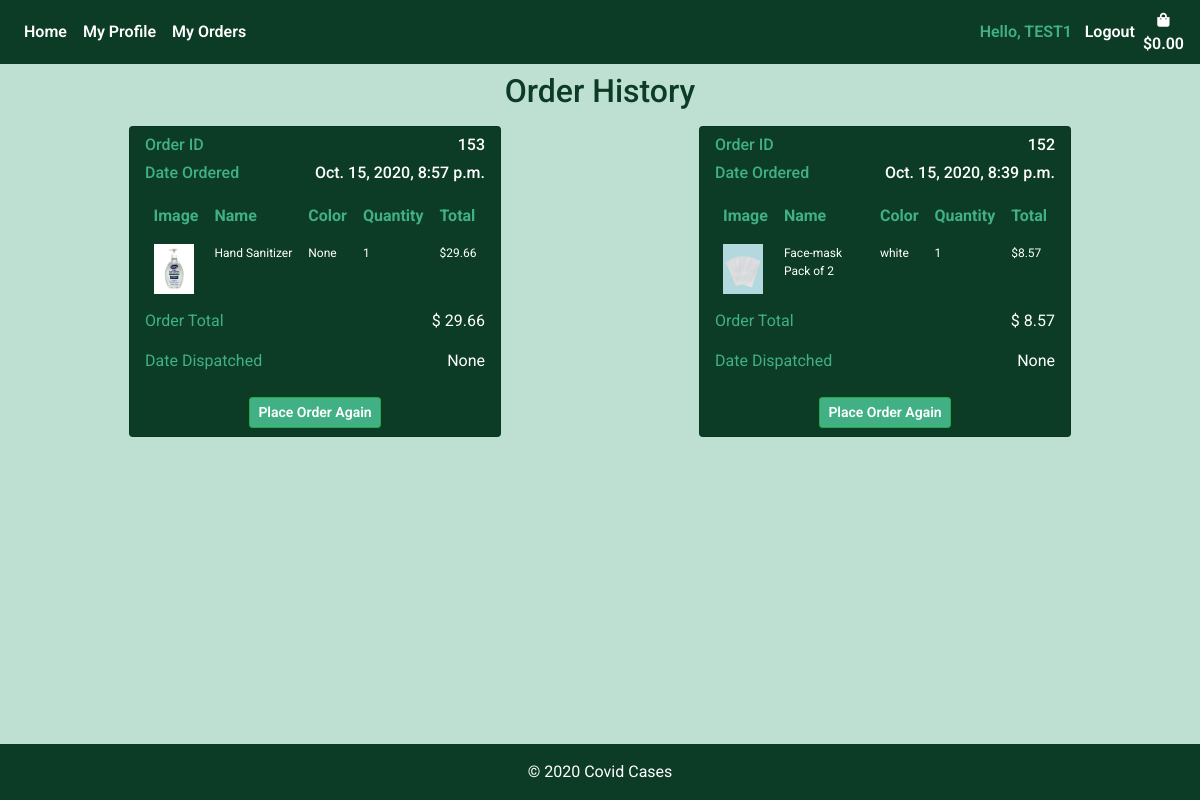
Screenshot of /bag/order_history/ (signed in) with the database file from the repository.
### shopping_bag/models.py (models this page shows)
class Order(models.Model):
    customer_profile = models.ForeignKey(Customer, on_delete=models.SET_NULL, null=True, blank=True)
    stripe_pid = models.CharField(max_length=settings.CONST_PROFILE_ATTR, null=False, blank=False, default='')
    ordered_date = models.DateTimeField(auto_now_add=True)
    order_total = models.DecimalField(max_digits=6, decimal_places=2, null=True)
    order_confirmed = models.BooleanField(default=False)
    date_dispatched = models.DateTimeField(null=True)

class OrderItem(models.Model):
    item = models.ForeignKey(Product, on_delete=models.CASCADE)
    order = models.ForeignKey(Order, on_delete=models.CASCADE)
    quantity = models.IntegerField(null=True , editable=True, default=0)
    def line_total(self):
        return self.quantity * self.item.price

### products/models.py (models this page shows, shortened)
class Product(models.Model):
    product_name = models.CharField(max_length=settings.CONST_PROFILE_ATTR)
    color = models.CharField(max_length=settings.CONST_PROFILE_ATTR)
    price = models.DecimalField(max_digits=6, decimal_places=2)
    image = ResizedImageField(size=[400, 500], crop=['middle', 'center'],quality=100, upload_to='', default='noimage.jpeg')
    image_2 = ResizedImageField(size=[400, 500], crop=['middle', 'center'],quality=100, upload_to='', default='noimage.jpeg', null=True)
    number_in_stock = models.IntegerField(null=True , editable=True, default=0)
    is_active = models.BooleanField(default=True, null=True)
    created_by = models.CharField(max_length=settings.CONST_PROFILE_ATTR, null=True)
    created_date = models.TimeField(auto_now_add=True, null=True)
    supplier = models.ForeignKey(Supplier, on_delete=models.CASCADE, null=True)
    is_deleted = models.BooleanField(default=False, null=True)

### shopping_bag/views.py (the view)
# urls.py: path("order_history/", views.order_history, name="order_history"),
@login_required
def order_history(request):
    customer = Customer.objects.filter(email=request.user.email).first()
    all_orders = Order.objects.filter(customer_profile=customer).order_by("-ordered_date")
    customers_orders = []
    for item in all_orders:
        order_items = OrderItem.objects.filter(order=item.id)
        customers_order = {
            "order": item,
            "order_items": list(order_items),
        }
        customers_orders.append(customers_order)
    context = {
        "customer": customer,
        "customers_order": customers_orders,
    }
    return render(request, "shopping_bag/order_history.html", context)

### shopping_bag/templates/shopping_bag/order_history.html
{% extends 'base.html'%}
{% load static %}
{% load tz %}
{% block content %}
<div class="container">
    <h2 class="text-center mt-2">Order History</h2>
    <div class="row">
        {% for order in customers_order %}
        {% if order.order_items %}
        <div class="card col-sm-12 col-md-6 col-lg-4 col-xl-4 mt-2 mb-2 mx-auto" style="max-width:23.25rem;">
                    <h6 class="mt-2"><span class="order-confirmed-label">Order ID </span> <span class="float-right">{{ order.order.id }}</span></h6>
                    {% localtime on %}
                    <h6><span class="order-confirmed-label">Date Ordered</span> <span class="float-right">{{ order.order.ordered_date }}</span></h6>
                    {% endlocaltime %}
                    <div class="h-100">
                        <table class="table table-borderless order-confirmed-table">
                            <thead>
                                <tr>
                                <th scope="col">Image</th>
                                <th scope="col">Name</th>
                                <th scope="col">Color</th>
                                <th scope="col">Quantity</th>
                                <th scope="col">Total</th>
                                </tr>
                            </thead>
                            <tbody>
                                {% for item in order.order_items %}
                                <tr>
                                <td class="" ><img class="img-fluid" style="max-width: 2.5rem;" src="{{ MEDIA_URL }}{{ item.item.image }}"/></td>
                                <td>{{ item.item.product_name }}</td>
                                <td>{{ item.item.color }}</td>
                                <td>{{ item.quantity }}</td>
                                <td>${{ item.line_total }}</td>
                                </tr>
                                {% endfor %}
                            </tbody>
                        </table>
                        <div class="mx-auto">
                            <p><span class="order-confirmed-label">Order Total</span> <span class="float-right">$ {{ order.order.order_total }}</span></p>
                            <p><span class="order-confirmed-label">Date Dispatched</span> <span class="float-right">{{ order.order.date_dispatched }}</span></p>
                            <div class="text-center mx-auto">
                                <a class="btn btn-success btn-sm m-2" href="{% url 'place_order_again' order.order.id %}">Place Order Again</a>
                            </div>
                        </div>
                    </div>
        </div>
        {% endif %}
        {% endfor %}
    </div>
</div>
{% endblock %}

### templates/base.html (shortened to what this page needs)
{% load static %}
<!DOCTYPE html>
<html lang="en">
<head>
    {% block corecss %}
    <link rel="stylesheet" href="https://stackpath.bootstrapcdn.com/bootstrap/4.5.2/css/bootstrap.min.css"
>
    <link rel="stylesheet" href="https://use.fontawesome.com/releases/v5.6.1/css/all.css">
    <link rel="stylesheet" href="{% static 'css/base.css' %}">
    {% endblock %}
</head>
<body>
    <nav class="navbar navbar-expand-md navbar-light navbar-bg" style="height:100%;">
        <div class="collapse navbar-collapse" id="navbarCollapse">
            <div class="navbar-nav">
                <a href="{% url 'products' %}" class="nav-item nav-link active">Home</a>
                {% if user.is_authenticated %}
                    <a href="{% url 'edit_profile' %}" class="nav-item nav-link">My Profile</a>
                    <a href="{% url 'order_history' %}" class="nav-item nav-link">My Orders</a>
                {% endif %}
            </div>
            <div class="navbar-nav ml-auto">
                {% if user.is_authenticated %}
                    <span class="nav-item hello-msg">Hello, {{ request.user.first_name }}</span>
                    <a href="{% url 'logout_user' %}" class="nav-item nav-link">Logout</a>
                {% else %}
                    <a href="{% url 'login_page' %}" class="nav-item nav-link">Login</a>
                    <a href="{% url 'sign_up' %}" class="nav-item nav-link">Sign up</a>
                {% endif%}
                <a class="d-none d-md-inline-block d-lg-inline-block d-xl-inline-block {% if grand_total %} font-weight-bold{% else %}text-black{% endif %} nav-link nav-item"
                        href="{% url 'view_bag' %}" style="padding:0;">
                        <div class="text-center ">
                            <div><i class="fas fa-shopping-bag fa-sm"></i></div>
                            <p class="mt-0 px-0" style="margin:0;">
                                {% if request.session.grand_total %}
                                    ${{ request.session.grand_total |floatformat:2 }}
                                {% else %}
                                    $0.00
                                {% endif %}
                            </p>
                        </div>
                    </a>
            </div>
        </div>
    </nav>
    {% block content %}
    {% endblock%}
    <footer class="page-footer font-small fixed-bottom">
        <div class="footer-copyright text-center py-3">
            © 2020 <span>Covid Cases</span>
        </div>
    </footer>
</body>
</html>

### static/css/base.css (style rules this page uses)
body { background-color: #bee0d3; color: #0C3C26; font-family: 'Roboto', sans-serif; margin: 0; padding: 0; padding-bottom: 3.75rem; margin: 0 0 2.5rem; }
html { position: relative; min-height: 100%; }
.navbar-bg { background-color: #0C3C26; }
a { color: #fff; }
.btn { font-weight: 600; }
.navbar-light .navbar-nav .nav-link.active { color: #fff; font-weight: 600; }
.navbar-light .navbar-nav .nav-link { color: #fff; font-weight: 600; margin: auto; }
.page-footer { background: #0C3C26; width: 100%; color: #fff; position: absolute; }
a { color: #fff; font-weight: 600; }
.hello-msg { color: #41b085; margin-top: auto; margin-bottom: auto; text-align: center; margin-right: 0.3rem; font-weight: 600; }
.card { background:#0C3C26; color:#fff; }
.btn-success { background: #41b085 !important; color: #fff !important; font-weight: 600; }
.order-confirmed-table { color: #fff; width: auto; margin: auto; margin-bottom: .4rem; margin-top: .4rem; }
.order-confirmed-table th { color: #41b085; font-size: 1rem; padding: .5rem }
.order-confirmed-table td { font-size: 0.75rem; padding: .5rem }
.order-confirmed-label { color: #41b085; }

### rows the page displays
Order: order.id "153", order.ordered_date "Oct. 15, 2020, 8:57 p.m.", order.order_total "29.66", order.date_dispatched "None"
OrderItem: item.image (picture), item.product_name "Hand Sanitizer", item.color "None", quantity "1", line_total "29.66"
Order: order.id "152", order.ordered_date "Oct. 15, 2020, 8:39 p.m.", order.order_total "8.57", order.date_dispatched "None"
OrderItem: item.image (picture), item.product_name "Face-mask Pack of 2", item.color "white", quantity "1", line_total "8.57"

### other values shown
{{ request.user.first_name }} "TEST1"
